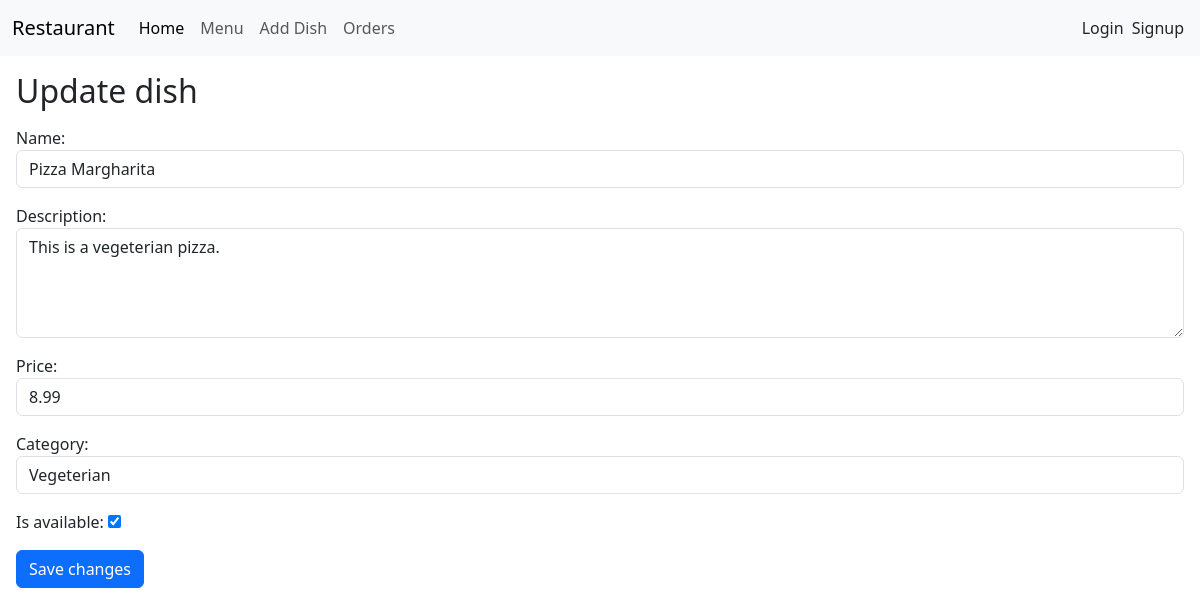
The page /restaurant/menu/5/edit on the database its author committed.
### menu/models.py (models this page shows, shortened)
class Dish(models.Model):
    name = models.CharField(max_length=50)
    description = models.CharField(max_length=100, blank=True)
    price = models.DecimalField(max_digits=4, decimal_places=2)
    category = models.ForeignKey(
        Category, on_delete=models.CASCADE, related_name="dishes"
    )
    is_available = models.BooleanField(default=True)

class Category(models.Model):
    name = models.CharField(max_length=20)
    def __str__(self):
        return self.name

### menu/views.py (the view)
# urls.py: path("<int:id>/edit", views.edit_dish, name="edit"),
def edit_dish(request, id):
    dish = get_object_or_404(Dish, id=id)
    if request.method == "POST":
        form = DishForm(request.POST, instance=dish)
        if form.is_valid():
            form.save()
            return redirect("detail", id=dish.id)
    else:
        form = DishForm(instance=dish)
    return render(request, "edit.html", {"form": form})

### menu/forms.py
class DishForm(forms.ModelForm):
    class Meta:
        model = Dish
        fields = ("name", "description", "price", "category", "is_available")
        widgets = {
            "name": forms.TextInput(attrs={"class": "form-control"}),
            "description": forms.Textarea(attrs={"class": "form-control", "rows": 4}),
            "price": forms.NumberInput(attrs={"class": "form-control"}),
            "category": forms.Select(attrs={"class": "form-control"}),
            "is_available": forms.CheckboxInput(attrs={"class": "form-control-input"}),
        }

### templates/edit.html (shortened to what this page needs)
<!DOCTYPE html>
<html lang="en">
  <head>
  </head>
  <body>
    {% extends 'base.html' %} {% block content %}
    <h2 class="m-3">Update dish</h2>
    <form method="post" class="m-3">
      {% csrf_token %} {{ form.as_p}}
      <button type="submit" class="btn btn-primary">Save changes</button>
    </form>
    {% endblock %}

### rows shown on the page
Dish: name "Pizza Margharita", description "This is a vegeterian pizza.", price "8.99", category "Vegeterian", is_available "☑"
